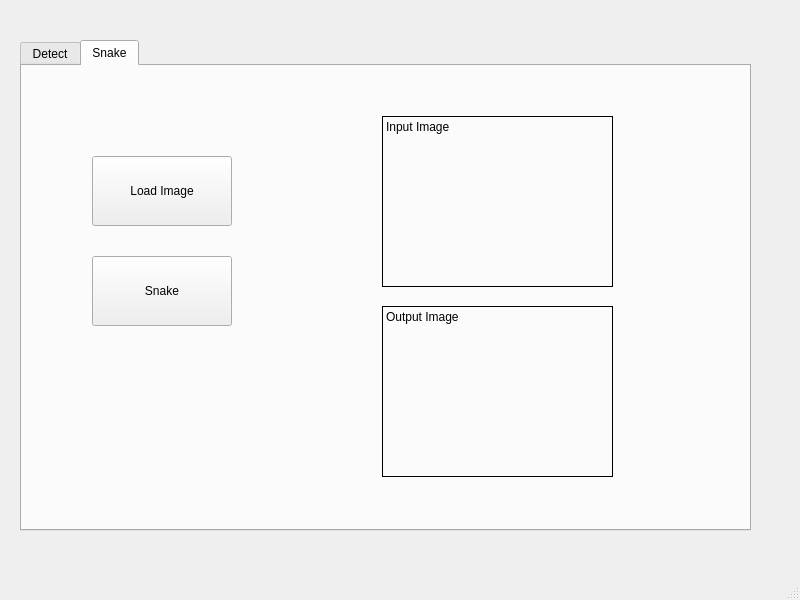
<?xml version="1.0" encoding="UTF-8"?>
<ui version="4.0">
 <class>MainWindow</class>
 <widget class="QMainWindow" name="MainWindow">
  <property name="geometry">
   <rect>
    <x>0</x>
    <y>0</y>
    <width>800</width>
    <height>600</height>
   </rect>
  </property>
  <property name="windowTitle">
   <string>MainWindow</string>
  </property>
  <widget class="QWidget" name="centralwidget">
   <widget class="QTabWidget" name="tabWidget">
    <property name="geometry">
     <rect>
      <x>20</x>
      <y>40</y>
      <width>731</width>
      <height>491</height>
     </rect>
    </property>
    <property name="currentIndex">
     <number>1</number>
    </property>
    <widget class="QWidget" name="tab">
     <attribute name="title">
      <string>Detect</string>
     </attribute>
     <widget class="QLabel" name="label_equalize_input_3">
      <property name="geometry">
       <rect>
        <x>370</x>
        <y>20</y>
        <width>231</width>
        <height>171</height>
       </rect>
      </property>
      <property name="frameShape">
       <enum>QFrame::Box</enum>
      </property>
      <property name="text">
       <string>Input Image</string>
      </property>
      <property name="alignment">
       <set>Qt::AlignLeading|Qt::AlignLeft|Qt::AlignTop</set>
      </property>
     </widget>
     <widget class="QPushButton" name="pushButton_equalize_1">
      <property name="geometry">
       <rect>
        <x>80</x>
        <y>60</y>
        <width>140</width>
        <height>70</height>
       </rect>
      </property>
      <property name="text">
       <string>Load image</string>
      </property>
     </widget>
     <widget class="QLabel" name="label_equalize_output_3">
      <property name="geometry">
       <rect>
        <x>370</x>
        <y>210</y>
        <width>231</width>
        <height>171</height>
       </rect>
      </property>
      <property name="frameShape">
       <enum>QFrame::Box</enum>
      </property>
      <property name="text">
       <string>Output Image</string>
      </property>
      <property name="alignment">
       <set>Qt::AlignLeading|Qt::AlignLeft|Qt::AlignTop</set>
      </property>
     </widget>
     <widget class="QLabel" name="label_3">
      <property name="geometry">
       <rect>
        <x>20</x>
        <y>280</y>
        <width>241</width>
        <height>71</height>
       </rect>
      </property>
      <property name="text">
       <string>Select Filter</string>
      </property>
     </widget>
     <widget class="QComboBox" name="comboBox">
      <property name="geometry">
       <rect>
        <x>120</x>
        <y>310</y>
        <width>151</width>
        <height>22</height>
       </rect>
      </property>
      <item>
       <property name="text">
        <string>-</string>
       </property>
      </item>
      <item>
       <property name="text">
        <string>ellipse</string>
       </property>
      </item>
      <item>
       <property name="text">
        <string>circles</string>
       </property>
      </item>
      <item>
       <property name="text">
        <string>Canny</string>
       </property>
      </item>
      <item>
       <property name="text">
        <string>Lines</string>
       </property>
      </item>
     </widget>
     <widget class="QPushButton" name="pushButton_equalize_2">
      <property name="geometry">
       <rect>
        <x>80</x>
        <y>160</y>
        <width>140</width>
        <height>70</height>
       </rect>
      </property>
      <property name="text">
       <string>Superimpose</string>
      </property>
     </widget>
    </widget>
    <widget class="QWidget" name="tab_2">
     <attribute name="title">
      <string>Snake</string>
     </attribute>
     <widget class="QPushButton" name="pushButton_equalize_3">
      <property name="geometry">
       <rect>
        <x>70</x>
        <y>190</y>
        <width>140</width>
        <height>70</height>
       </rect>
      </property>
      <property name="text">
       <string>Snake</string>
      </property>
     </widget>
     <widget class="QPushButton" name="pushButton_equalize_4">
      <property name="geometry">
       <rect>
        <x>70</x>
        <y>90</y>
        <width>140</width>
        <height>70</height>
       </rect>
      </property>
      <property name="text">
       <string>Load Image</string>
      </property>
     </widget>
     <widget class="QLabel" name="label_equalize_input_4">
      <property name="geometry">
       <rect>
        <x>360</x>
        <y>50</y>
        <width>231</width>
        <height>171</height>
       </rect>
      </property>
      <property name="frameShape">
       <enum>QFrame::Box</enum>
      </property>
      <property name="text">
       <string>Input Image</string>
      </property>
      <property name="alignment">
       <set>Qt::AlignLeading|Qt::AlignLeft|Qt::AlignTop</set>
      </property>
     </widget>
     <widget class="QLabel" name="label_equalize_output_4">
      <property name="geometry">
       <rect>
        <x>360</x>
        <y>240</y>
        <width>231</width>
        <height>171</height>
       </rect>
      </property>
      <property name="frameShape">
       <enum>QFrame::Box</enum>
      </property>
      <property name="text">
       <string>Output Image</string>
      </property>
      <property name="alignment">
       <set>Qt::AlignLeading|Qt::AlignLeft|Qt::AlignTop</set>
      </property>
     </widget>
    </widget>
   </widget>
  </widget>
  <widget class="QMenuBar" name="menubar">
   <property name="geometry">
    <rect>
     <x>0</x>
     <y>0</y>
     <width>800</width>
     <height>26</height>
    </rect>
   </property>
  </widget>
  <widget class="QStatusBar" name="statusbar"/>
 </widget>
 <resources/>
 <connections/>
</ui>
